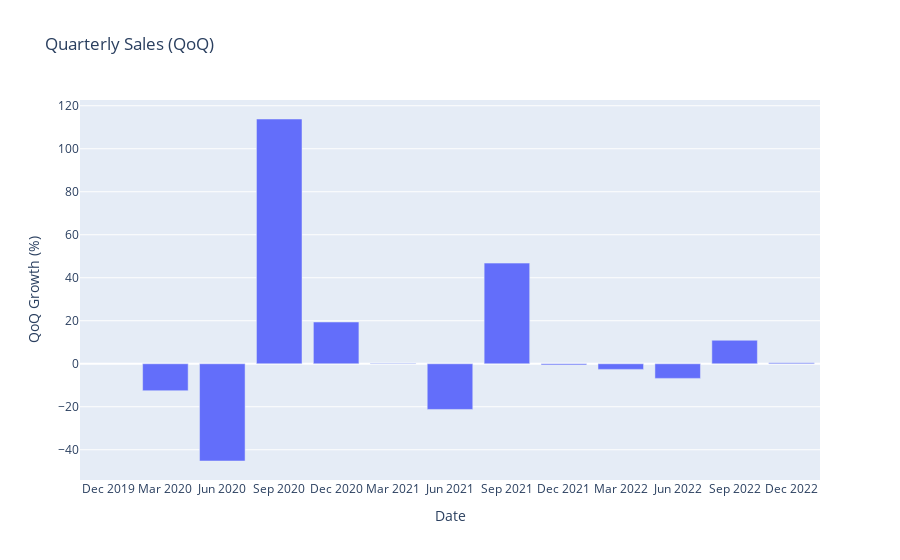

Notebook cell for this chart:
### Code cell
px.bar(df_qly, x='Date', y='QoQ Growth (%)', title='Quarterly Sales (QoQ)')

### Figure 1 — Plotly figure (JSON) as saved in the notebook; plotly's stock layout.template omitted (floating-point values rounded to 4 significant figures)
{"data": [{"alignmentgroup": "True", "hovertemplate": "Date=%{x}<br>QoQ Growth (%)=%{y}<extra></extra>", "legendgroup": "", "marker": {"color": "#636efa", "pattern": {"shape": ""}}, "name": "", "offsetgroup": "", "orientation": "v", "showlegend": false, "textposition": "auto", "type": "bar", "x": ["Dec 2019", "Mar 2020", "Jun 2020", "Sep 2020", "Dec 2020", "Mar 2021", "Jun 2021", "Sep 2021", "Dec 2021", "Mar 2022", "Jun 2022", "Sep 2022", "Dec 2022"], "xaxis": "x", "y": [null, -12.53, -45.22, 113.8, 19.42, 0.2008, -21.24, 46.82, -0.5199, -2.613, -6.798, 10.94, 0.519], "yaxis": "y"}], "layout": {"barmode": "relative", "legend": {"tracegroupgap": 0}, "title": {"text": "Quarterly Sales (QoQ)"}, "xaxis": {"anchor": "y", "domain": [0, 1], "title": {"text": "Date"}}, "yaxis": {"anchor": "x", "domain": [0, 1], "title": {"text": "QoQ Growth (%)"}}}}
